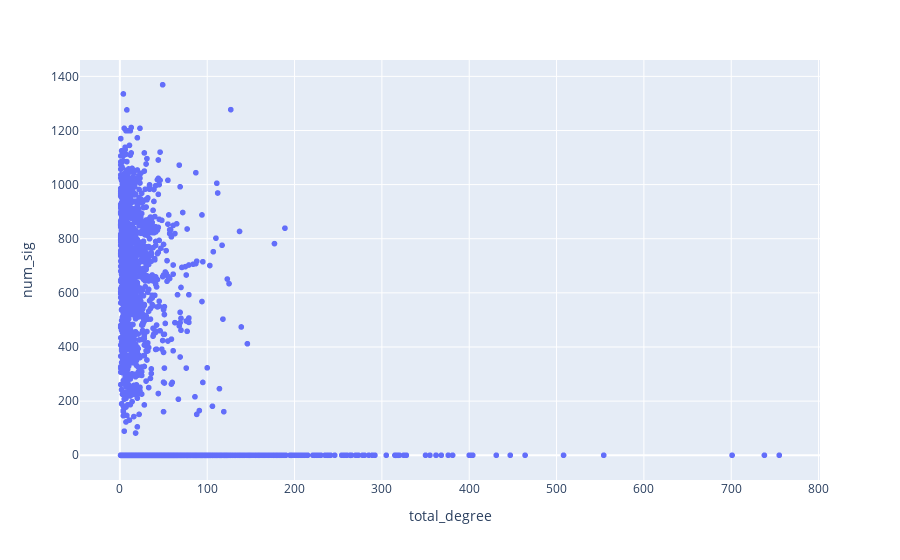

The cell this chart's notebook holds for it:
### Code cell
fig = px.scatter(genes_merged.reset_index(),x="total_degree",y="num_sig",text="index")
fig.show()

### Figure 1 — Plotly figure (JSON) as saved in the notebook; plotly's stock layout.template omitted (floating-point values rounded to 4 significant figures; data arrays with more than 128 entries replaced by an {"elided": "..."} marker saying what was removed)
{"data": [{"hovertemplate": "total_degree=%{x}<br>num_sig=%{y}<br>index=%{text}<extra></extra>", "legendgroup": "", "marker": {"color": "#636efa", "symbol": "circle"}, "mode": "markers+text", "name": "", "showlegend": false, "text": {"elided": "17743 int values"}, "type": "scattergl", "x": {"elided": "17743 int values"}, "xaxis": "x", "y": {"elided": "17743 int values"}, "yaxis": "y"}], "layout": {"legend": {"tracegroupgap": 0}, "margin": {"t": 60}, "xaxis": {"anchor": "y", "domain": [0, 1], "title": {"text": "total_degree"}}, "yaxis": {"anchor": "x", "domain": [0, 1], "title": {"text": "num_sig"}}}}
